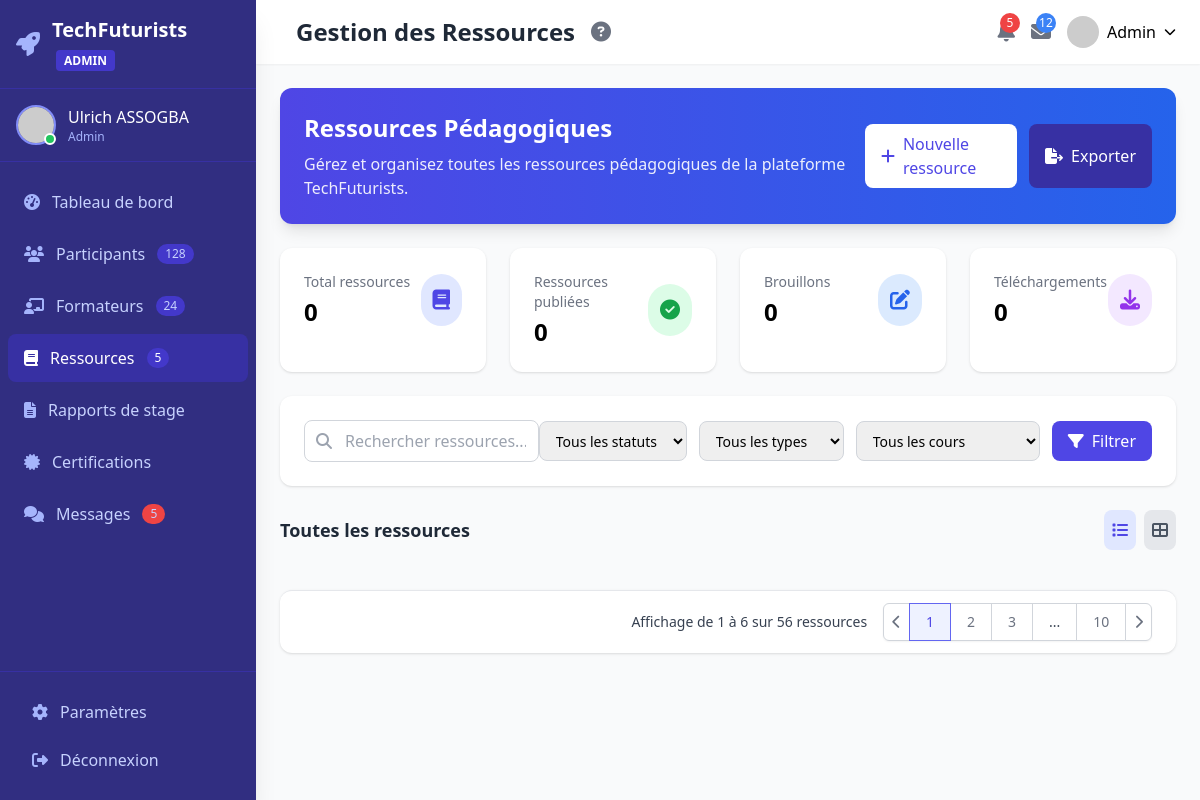
Page /resources/ (signed in) on the committed database.
### app/models/users.py (models this page shows, shortened)
class User(UserMixin, db.Model):
    id = db.Column(db.Integer, primary_key=True)
    email = db.Column(db.String(120), unique=True, nullable=False)
    first_name = db.Column(db.String(64), nullable=False)
    last_name = db.Column(db.String(64), nullable=False)
    password_hash = db.Column(db.String(128), nullable=False)
    role = db.Column(db.Enum(RoleEnum), default=RoleEnum.Participant)
    is_verified = db.Column(db.Boolean, default=False)
    created_at = db.Column(db.DateTime, default=datetime.utcnow)

### app/routes/resources.py (the view)
@bp.route('/')
@token_required
def index(current_user):
    resources = Resource.query.all()
    total_resources = Resource.query.count()
    published_resources = Resource.query.filter_by(is_published=True).count()
    total_downloads = db.session.query(db.func.sum(Resource.download_count)).scalar() or 0
    return render_template(
        'resources/index.html',
        resources=resources,
        user=current_user,
        total_resources=total_resources,
        published_resources=published_resources,
        total_downloads=total_downloads
    )

### app/models/users.py (called while the page is built)
@login_manager.user_loader
def load_user(user_id):
    return User.query.get(int(user_id))

### app/templates/resources/index.html (shortened to what this page needs)
<!DOCTYPE html>
<html lang="fr">
<head>
    <script src="https://cdn.tailwindcss.com"></script>
    <link rel="stylesheet" href="https://cdnjs.cloudflare.com/ajax/libs/font-awesome/6.4.0/css/all.min.css">
    <link rel="stylesheet" href="{{ url_for('static', filename='css/Admin.css') }}">
</head>
<body class="bg-gray-50 font-sans">
    <div class="flex h-screen overflow-hidden">
        {% include 'partials/sidebar.html' %}
        <div id="mainContent" class="flex-1 flex flex-col overflow-hidden lg:ml-64 transition-all duration-300 ease-in-out">
            {% include 'partials/header.html' %}
            <main class="flex-1 overflow-y-auto p-4 sm:p-6 bg-gray-50">
                {% include 'sections/welcome_banner.html' %}
                {% include 'sections/stats_cards.html' %}
                {% include 'sections/filters.html' %}
                {% include 'sections/resources_grid.html' %}
                {% include 'partials/pagination.html' %}
            </main>
        </div>
    </div>
</body>
</html>

### app/templates/partials/sidebar.html (shortened to what this page needs)
<body>
    <div id="sidebar" class="fixed inset-y-0 left-0 z-50 w-64 bg-indigo-900 text-white transition-all duration-300 ease-in-out shadow-xl lg:transform-none">
        <div class="flex flex-col h-full">
            <div class="flex items-center justify-between p-4 border-b border-indigo-800">
                <div class="flex items-center space-x-3">
                    <i class="fas fa-rocket text-2xl text-indigo-300"></i>
                    <span class="logo-text text-xl font-bold">TechFuturists <span class="text-xs bg-indigo-700 px-2 py-0.5 rounded ml-1">ADMIN</span></span>
                </div>
            </div>
            <div class="user-info p-4 flex items-center space-x-3 border-b border-indigo-800">
                <div class="relative">
                    <img src="https://randomuser.me/api/portraits/men/32.jpg" alt="Profile" class="w-10 h-10 rounded-full border-2 border-indigo-400">
                    <span class="absolute bottom-0 right-0 w-3 h-3 bg-green-500 rounded-full border-2 border-white"></span>
                </div>
                <div>
                    <div class="font-medium">{{ user.first_name }} {{ user.last_name }}</div>
                    <div class="text-xs text-indigo-300">{{ user.role.value }}</div>
                </div>
            </div>
            <nav class="flex-1 overflow-y-auto py-4">
                <div class="space-y-1 px-2">
                    <a href="{{url_for('admin.dashboard')}}"
                       class="flex items-center space-x-3 px-4 py-3 hover:bg-indigo-800 rounded-lg {% if request.endpoint == 'admin.dashboard' %}bg-indigo-800 text-white{% else %}text-indigo-200{% endif %} transition">
                        <i class="fas fa-tachometer-alt {% if request.endpoint == 'admin.dashboard' %}text-white{% else %}text-indigo-300{% endif %}"></i>
                        <span class="nav-text">Tableau de bord</span>
                    </a>
                    <a href="{{url_for('participant.list_participants')}}"
                       class="flex items-center space-x-3 px-4 py-3 hover:bg-indigo-800 rounded-lg {% if request.endpoint.startswith('participant.') %}bg-indigo-800 text-white{% else %}text-indigo-200{% endif %} transition">
                        <i class="fas fa-users {% if request.endpoint.startswith('participant.') %}text-white{% else %}text-indigo-300{% endif %}"></i>
                        <span class="nav-text">Participants</span>
                        <span class="ml-auto bg-indigo-700 text-xs px-2 py-0.5 rounded-full">128</span>
                    </a>
                    <a href="#"
                       class="flex items-center space-x-3 px-4 py-3 hover:bg-indigo-800 rounded-lg {% if request.endpoint.startswith('trainer.') %}bg-indigo-800 text-white{% else %}text-indigo-200{% endif %} transition">
                        <i class="fas fa-chalkboard-teacher {% if request.endpoint.startswith('trainer.') %}text-white{% else %}text-indigo-300{% endif %}"></i>
                        <span class="nav-text">Formateurs</span>
                        <span class="ml-auto bg-indigo-700 text-xs px-2 py-0.5 rounded-full">24</span>
                    </a>
                    <a href="{{url_for('resources.index')}}"
                       class="flex items-center space-x-3 px-4 py-3 hover:bg-indigo-800 rounded-lg {% if request.endpoint.startswith('resources.') %}bg-indigo-800 text-white{% else %}text-indigo-200{% endif %} transition">
                        <i class="fas fa-book {% if request.endpoint.startswith('resources.') %}text-white{% else %}text-indigo-300{% endif %}"></i>
                        <span class="nav-text">Ressources</span>
                        <span class="ml-auto bg-indigo-700 text-xs px-2 py-0.5 rounded-full">5</span>
                    </a>
                    <a href="{{url_for('reports.index')}}"
                       class="flex items-center space-x-3 px-4 py-3 hover:bg-indigo-800 rounded-lg {% if request.endpoint.startswith('reports.') %}bg-indigo-800 text-white{% else %}text-indigo-200{% endif %} transition">
                        <i class="fas fa-file-alt {% if request.endpoint.startswith('reports.') %}text-white{% else %}text-indigo-300{% endif %}"></i>
                        <span class="nav-text">Rapports de stage</span>
                    </a>
                    <a href="#"
                       class="flex items-center space-x-3 px-4 py-3 hover:bg-indigo-800 rounded-lg {% if request.endpoint.startswith('certifications.') %}bg-indigo-800 text-white{% else %}text-indigo-200{% endif %} transition">
                        <i class="fas fa-certificate {% if request.endpoint.startswith('certifications.') %}text-white{% else %}text-indigo-300{% endif %}"></i>
                        <span class="nav-text">Certifications</span>
                    </a>
                    <a href="#"
                       class="flex items-center space-x-3 px-4 py-3 hover:bg-indigo-800 rounded-lg {% if request.endpoint.startswith('messages.') %}bg-indigo-800 text-white{% else %}text-indigo-200{% endif %} transition">
                        <i class="fas fa-comments {% if request.endpoint.startswith('messages.') %}text-white{% else %}text-indigo-300{% endif %}"></i>
                        <span class="nav-text">Messages</span>
                        <span class="ml-auto bg-red-500 text-xs px-2 py-0.5 rounded-full">5</span>
                    </a>
                </div>
            </nav>
            <div class="p-4 border-t border-indigo-800">
                <a href="#"
                   class="flex items-center space-x-3 px-4 py-3 hover:bg-indigo-800 rounded-lg {% if request.endpoint.startswith('settings.') %}bg-indigo-800 text-white{% else %}text-indigo-200{% endif %} transition">
                    <i class="fas fa-cog {% if request.endpoint.startswith('settings.') %}text-white{% else %}text-indigo-300{% endif %}"></i>
                    <span class="nav-text">Paramètres</span>
                </a>
                <a href="#"
                    id="logoutButton"
                   class="flex items-center space-x-3 px-4 py-3 hover:bg-indigo-800 rounded-lg text-indigo-200 hover:text-white transition">
                    <i class="fas fa-sign-out-alt text-indigo-300"></i>
                    <span class="nav-text">Déconnexion</span>
                </a>
            </div>
        </div>
    </div>
    </body>

### rows in the picture
User: first_name "Ulrich", last_name "ASSOGBA", role.value "Admin"

### other values in the picture
{{ total_resources }} "0"
{{ published_resources }} "0"
{{ total_resources - published_resources }} "0"
{{ total_downloads }} "0"
